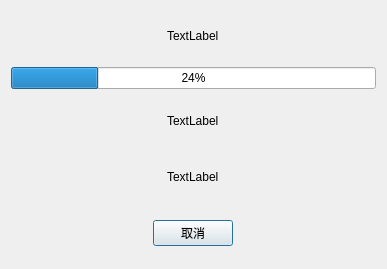
<?xml version="1.0" encoding="UTF-8"?>
<ui version="4.0">
 <class>TransferDialog</class>
 <widget class="QDialog" name="TransferDialog">
  <property name="geometry">
   <rect>
    <x>0</x>
    <y>0</y>
    <width>387</width>
    <height>269</height>
   </rect>
  </property>
  <property name="windowTitle">
   <string>Dialog</string>
  </property>
  <layout class="QVBoxLayout" name="verticalLayout">
   <item alignment="Qt::AlignmentFlag::AlignHCenter">
    <widget class="QLabel" name="labelFileName">
     <property name="text">
      <string>TextLabel</string>
     </property>
    </widget>
   </item>
   <item>
    <widget class="QProgressBar" name="progressBar">
     <property name="value">
      <number>24</number>
     </property>
    </widget>
   </item>
   <item alignment="Qt::AlignmentFlag::AlignHCenter">
    <widget class="QLabel" name="labelTransferred">
     <property name="text">
      <string>TextLabel</string>
     </property>
    </widget>
   </item>
   <item alignment="Qt::AlignmentFlag::AlignHCenter">
    <widget class="QLabel" name="labelSpeed">
     <property name="text">
      <string>TextLabel</string>
     </property>
    </widget>
   </item>
   <item alignment="Qt::AlignmentFlag::AlignHCenter|Qt::AlignmentFlag::AlignVCenter">
    <widget class="QPushButton" name="btnCancel">
     <property name="text">
      <string>取消</string>
     </property>
    </widget>
   </item>
  </layout>
 </widget>
 <resources/>
 <connections/>
</ui>
